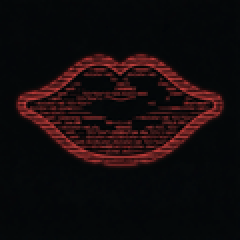
#> input picture Target/Brand/aphrodite-120.png, 120 x 120 px, given in place of aphrodite-red-mark.png, which was not available (shown 2 times larger)
$ python Brand-Variants.py
#> lines starting #> are read from the running program, lines starting #| are printed output that depends on the picture; pictures that were not available may be replaced by others from this repository, and a replacement may not be noted
#!/usr/bin/env python3
"""Generate the sized brand-mark PNG variants from the RED mark.

The source is the red mark SVG (Public/Brand/aphrodite.svg), rasterized via
rsvg-convert and cropped to the lips bounding box. The old-look raster
(aphrodite.png) is no longer a variant source. Each variant is composited
centered on a carbon-void (#09090b) plate - the mark reads only on dark
surfaces, and raster icon exports carry the plate.

Outputs (deterministic, PNG):
    Site/Public/Brand/aphrodite-32.png   32x32   favicon (lips fill the plate)
    Site/Public/Brand/aphrodite-64.png   64x64   favicon (lips fill the plate)
    Site/Public/Brand/aphrodite-120.png  120x120 Manifest maskable icon
    Site/Public/Brand/aphrodite-192.png  192x192 Manifest icon
    Site/Public/Brand/aphrodite-512.png  512x512 Manifest icon

Favicon-size treatment: at 32/64 the mark's code-text fill muddies, so the
lips silhouette is scaled to fill the full plate width - the red outline
shape reads, the text grain disappears. The 180 apple-touch icon and the OG
cards come from Scripts/Media-Social.py.

Run from the Site directory:
    python3 Scripts/Brand-Variants.py
Tool dependency: rsvg-convert. No font dependency.
"""

import os
import subprocess
import tempfile

from PIL import Image

SIZES_FILL = (32, 64)
SIZES_PADDED = (120, 192, 512)
BG = (9, 9, 11)
SVG = "Public/Brand/aphrodite.svg"


def red_mark():
    """Rasterize the red mark SVG and crop it to the lips bounding box."""
    raw = os.path.join(tempfile.gettempdir(), "aphrodite-red-mark.png")
    subprocess.run(["rsvg-convert", "-w", "2048", "-h", "2048", SVG, "-o", raw], check=True)
#> (this line was passed over: subprocess is not available in this run)
    mark = Image.open(raw).convert("RGBA")
    return mark.crop(mark.getchannel("A").getbbox())


def plate(size, mark, scale):
    """Composite the mark centered on a carbon-void plate of size x size."""
    canvas = Image.new("RGB", (size, size), BG)
    mark = mark.resize((int(mark.width * scale), int(mark.height * scale)), Image.LANCZOS)
    canvas.paste(mark, ((size - mark.width) // 2, (size - mark.height) // 2), mark)
    return canvas


def main():
    mark = red_mark()
    for size in SIZES_FILL:
        out = f"Public/Brand/aphrodite-{size}.png"
        plate(size, mark, size / mark.width).save(out, "PNG", optimize=True)
        print("wrote", out, (size, size))
#> this loop made 2 passes
#> pass 1, in plate, `mark = mark.resize((int(mark.width * scale), int(mark.height * scale))..`:
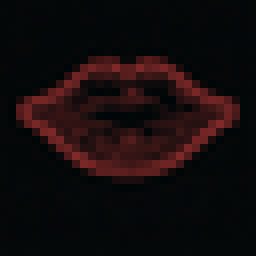
#> mark: PIL image 32x32 RGBA (shown 8 times larger); mean R, G, B, A 19.7, 11.4, 12.5, 255
    for size in SIZES_PADDED:
        out = f"Public/Brand/aphrodite-{size}.png"
        plate(size, mark, (size * 0.78) / mark.width).save(out, "PNG", optimize=True)
        print("wrote", out, (size, size))
#> this loop made 3 passes
#> pass 1, in plate (call 3), `mark = mark.resize((int(mark.width * scale), int(mark.height * scale))..`:
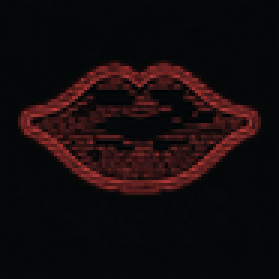
#> mark: PIL image 93x93 RGBA (shown 3 times larger); mean R, G, B, A 19.7, 11.4, 12.5, 255
#> pass 1, in main, `plate(size, mark, (size * 0.78) / mark.width).save(out, "PNG", optimiz..`:
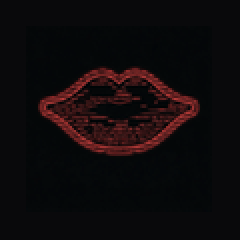
#> saved as aphrodite-120.png: PIL image 120x120 RGB (shown 2 times larger); mean R, G, B 15.4, 10.4, 11.9


main()

$ run again, on Target/Brand/aphrodite-64.png
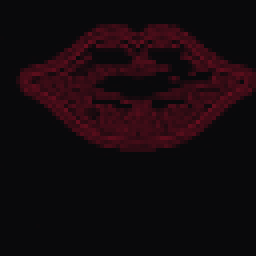
#> input picture Target/Brand/aphrodite-64.png, 64 x 64 px, given in place of aphrodite-red-mark.png, which was not available (shown 4 times larger)
#> the loop in main, `for size in SIZES_PADDED:` made 3 passes
#> pass 1, in plate (call 3), `mark = mark.resize((int(mark.width * scale), int(mark.height * scale))..`:
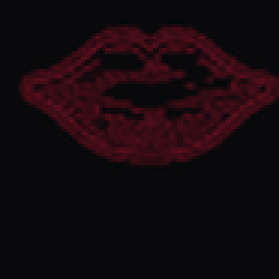
#> mark: PIL image 93x93 RGBA (shown 3 times larger); mean R, G, B, A 21.2, 9.7, 13.5, 255
#> pass 1, in main, `plate(size, mark, (size * 0.78) / mark.width).save(out, "PNG", optimiz..`:
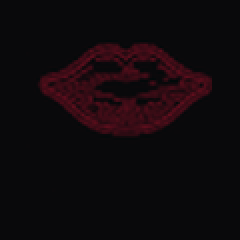
#> saved as aphrodite-120.png: PIL image 120x120 RGB (shown 2 times larger); mean R, G, B 16.3, 9.4, 12.5
